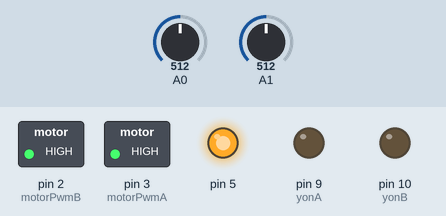
This sketch was run on a simulated Arduino Uno, built with avr-gcc and run on an emulated ATmega328P. Parts: switched loads named in the sketch (green lamp = pin HIGH), output pins drawn as LEDs (lit = HIGH). The inputs (shaded band) are chosen by the test bench; at power-on: A0 = 512, A1 = 512. What the sketch prints to the serial monitor is not drawn.

Above: at 0.05 s.
At 1.05 s:
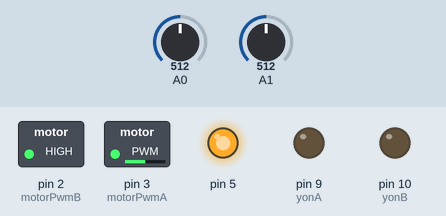
At 1.2 s:
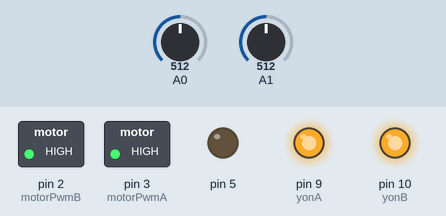
At 2.15 s:
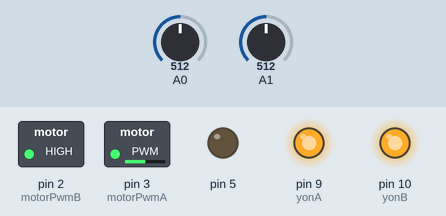
Timing chart, 0 to 3.0 s (numbered marks = the images above):
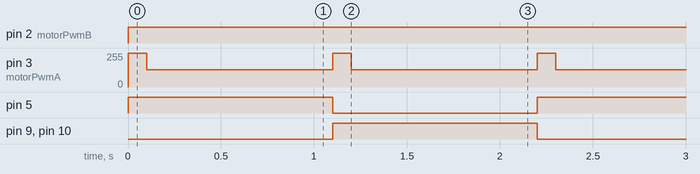

Measured:
- by itself, pin 2 (motorPwmB): LOW → HIGH at 0.00 s
- by itself, pin 3 (motorPwmA): alternates 255/255 for 0.10 s and 128/255 for 1.0 s
- by itself, pin 5, pin 9 (yonA), pin 10 (yonB): alternates HIGH for 1.1 s and LOW for 1.1 s

The sketch:

arducom-ardumoto.ino
```cpp
int yonB = 10;
int yonA = 9;
int motorPwmB = 2;
int motorPwmA = 3;


void setup() {
  Serial.begin(9600);
  pinMode(5, OUTPUT);


  pinMode(yonB, OUTPUT);
  pinMode(yonA, OUTPUT);
  pinMode(motorPwmA, OUTPUT);
  pinMode(motorPwmB, OUTPUT);
  pinMode(motorPwmB, OUTPUT);
  analogWrite(motorPwmA, 0);
  analogWrite(motorPwmB, 0);

}

void ileri()
 {
              //    Serial.println("ileri");
                  analogWrite(motorPwmA, 255);
                  analogWrite(motorPwmB, 255);
                  digitalWrite(yonA, LOW);
                  digitalWrite(yonB, LOW);
                  delay(100);
                  analogWrite(motorPwmA, 128);
                  analogWrite(motorPwmB, 128);
             //     Serial.println("ileri");
 }
 void geri()
 {
              //    Serial.println("geri");
                  analogWrite(motorPwmA, 255);
                  analogWrite(motorPwmB, 255);
                  digitalWrite(yonA, HIGH);
                  digitalWrite(yonB, HIGH);
                  delay(100);
                  analogWrite(motorPwmA, 128);
                  analogWrite(motorPwmB, 128);
              //    Serial.println("geri");
 }

void loop() {
  digitalWrite(5, HIGH);ileri();
  delay(1000);
  digitalWrite(5, LOW);geri();
  delay(1000);


  Serial.print("Analog 0 \t");
  Serial.println(analogRead(0));
  Serial.print("Analog 1 \t");
  Serial.println(analogRead(1));
}
```
